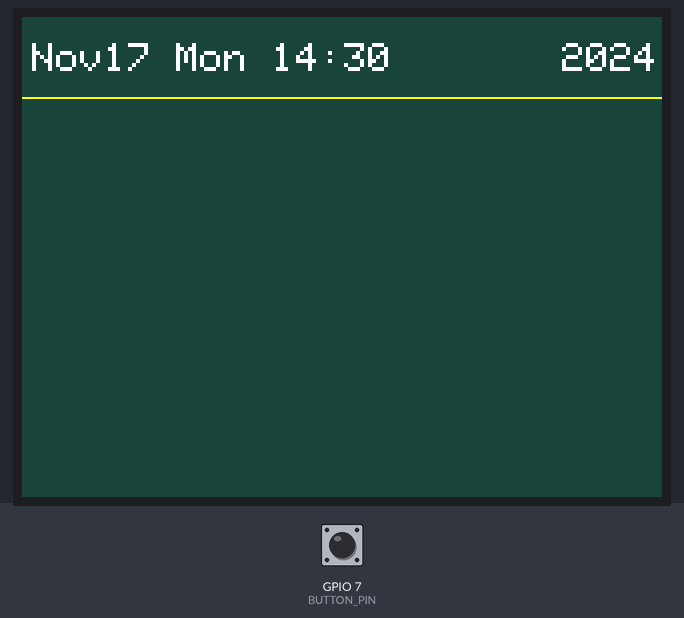
Simulated run of this sketch. Board: ESP32-S3. On the bench: 320×240 colour display. The inputs (shaded band) are chosen by the test bench; at power-on: GPIO 7 (BUTTON_PIN) HIGH. I2S audio is not simulated (input reads silence); storage starts empty; what the sketch prints to the serial monitor is not drawn.

Above: at 1.4 s.
1.5 s: GPIO 7 (BUTTON_PIN) pulled LOW for 0.15 s
Timing chart, 0 to 4.5 s (numbered marks = the images above; inputs shaded):
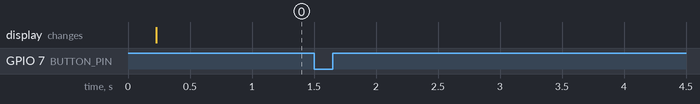

The sketch:

combineTesting.ino
```cpp
#include <SPI.h>
#include "SdFat.h"
#include "I2SRecord.h"
#include "wave.h"

#include "Adafruit_GFX.h"
#include "Adafruit_ILI9341.h"

// TFT Screen
#define TFT_DC 14
#define TFT_CS 10
#define TFT_MOSI 11
#define TFT_CLK 12
#define TFT_RST 9
#define TFT_MISO 13
#define TFT_SD_CS 8

// Define SD card SPI pins
#define SD_CS_PIN   10
#define SD_SCK_PIN  12
#define SD_MOSI_PIN 11
#define SD_MISO_PIN 13

// Define INMP441 I²S pins
#define I2S_SCK_PIN   5  // BCLK
#define I2S_WS_PIN    6  // LRCLK
#define I2S_SD_PIN    4  // DOUT
#define I2S_AMPLIFY   20 // Amplification factor
#define BUFFER_SIZE   1024

// Define button pin
#define BUTTON_PIN    7  // GPIO pin for button
#define DEBOUNCE_MS   50 // Debounce delay in milliseconds

// Recording configuration
#define SAMPLE_RATE   16000             // Sampling rate in Hz
#define RECORD_TIME   5                 // Recording duration in seconds
#define WAVE_HEADER_SIZE 44             // WAV file header size in bytes
#define FILENAME_SIZE 20                // Maximum filename size

SdFs sd;                                // SD card object
FsFile file;                            // Recording file object
I2SRecord i2sRecorder;                  // I²S Recorder object

Adafruit_ILI9341 tft = Adafruit_ILI9341(TFT_CS, TFT_DC, TFT_MOSI, TFT_CLK, TFT_RST, TFT_MISO);


// Derived constants
const int waveDataSize = SAMPLE_RATE * RECORD_TIME * 2; // Data size (bytes)
int32_t communicationData[BUFFER_SIZE];                // I²S buffer
char partWavData[BUFFER_SIZE];                         // Processed WAV data

void setup() {
  Serial.begin(115200);
  pinMode(BUTTON_PIN, INPUT_PULLUP); // Configure button pin with pull-up resistor

  tft.begin();
  showScreenInfo();
  //delay(20000);

  if (!initSDCard() || !initI2S()) {
    while (true); // Halt on initialization failure
  }

  Serial.println("Ready to record. Press the button to start.");
}

void loop() {
  if (buttonPressed()) {
    Serial.println("Button pressed. Starting recording...");
    recordAudio();
    Serial.println("Recording finished. Press the button to start a new one.");
  }
}

unsigned long showScreenInfo() {
  tft.setRotation(1); // vertical
  tft.fillScreen(0X1A27);
  unsigned long start = micros();

  // Date text color and size
  tft.setTextColor(ILI9341_WHITE);
  tft.setTextSize(2);

  tft.setCursor(5, 13); //location
  tft.print("Nov17 Mon 14:30");

  tft.setCursor(270, 13); // location
  tft.print("2024");

  // split line
  tft.drawFastHLine(0, 40, 320, ILI9341_YELLOW);

  return micros() - start;
}

bool initSDCard() {
  if (!sd.begin(SdSpiConfig(TFT_SD_CS, DEDICATED_SPI, 18000000))) {
    Serial.println("SD card initialization failed!");
    return false;
  }
  return true;
}

bool initI2S() {
  if (!i2sRecorder.InitInput(I2S_BITS_PER_SAMPLE_32BIT, I2S_SCK_PIN, I2S_WS_PIN, I2S_SD_PIN, SAMPLE_RATE)) {
    Serial.println("I²S initialization failed!");
    return false;
  }
  return true;
}

bool buttonPressed() {
  if (digitalRead(BUTTON_PIN) == LOW) { // Button pressed
    delay(DEBOUNCE_MS); // Debounce delay
    if (digitalRead(BUTTON_PIN) == LOW) { // Confirm press
      return true;
    }
  }
  return false;
}

void recordAudio() {
  char filename[FILENAME_SIZE];
  snprintf(filename, FILENAME_SIZE, "/record_%lu.wav", millis());

  if (!createFile(filename)) {
    return;
  }

  writeWavHeader();
  captureAudio();
  file.close();

  Serial.print("Recording saved as: ");
  Serial.println(filename);
}

bool createFile(const char* filename) {
  sd.remove(filename); // Ensure no previous file with the same name
  file = sd.open(filename, O_WRITE | O_CREAT);
  if (!file) {
    Serial.println("File creation failed!");
    return false;
  }
  return true;
}

void writeWavHeader() {
  // Create a WAV file header

  // - 1: Number of channels (1 = mono)
  // - SAMPLE_RATE: Sampling rate
  // - 16: Bits per sample (16-bit audio)
  WAV_HEADER header = CreateWaveHeader(1, SAMPLE_RATE, 16);

  // Calculate the riffSize
  // represents the total file size minus the first 8 bytes of "RIFF" and "WAVE"
  // Formula: waveDataSize (size of audio data) + WAVE_HEADER_SIZE (header size) - 8 bytes
  header.riffSize = waveDataSize + WAVE_HEADER_SIZE - 8;

  // Set the dataSize
  // represents the total number of bytes in the audio data section of the WAV file
  header.dataSize = waveDataSize;

  // Write the header to the first 44 bytes of the file using file.write()
  file.write(&header, WAVE_HEADER_SIZE);
}


void captureAudio() {
  for (int j = 0; j < waveDataSize / BUFFER_SIZE; ++j) {
    auto sz = i2sRecorder.Read((char*)communicationData, BUFFER_SIZE * 4);
    char* p = (char*)(communicationData);

    for (int i = 0; i < sz / 4; i++) {
      communicationData[i] *= I2S_AMPLIFY; // Amplify sound
      if (i % 2 == 0) { // Process right channel
        partWavData[i] = p[4 * i + 2];
        partWavData[i + 1] = p[4 * i + 3];
      }
    }
    file.write((const byte*)partWavData, BUFFER_SIZE);
  }
}
```

I2SRecord.cpp
```cpp
#include "I2SRecord.h"

bool I2SRecord::InitInput(i2s_bits_per_sample_t BPS,
                      int bckPin,
                      int wsPin,
                      int dataInPin,
                      int sampleRate)
{
  i2s_config_t i2s_config = {
    .mode = (i2s_mode_t)(I2S_MODE_MASTER | I2S_MODE_RX),
    .sample_rate = sampleRate,
    .bits_per_sample = BPS,
    .channel_format = I2S_CHANNEL_FMT_RIGHT_LEFT,
    .communication_format = (i2s_comm_format_t)(I2S_COMM_FORMAT_I2S | I2S_COMM_FORMAT_I2S_MSB),
    .intr_alloc_flags = 0,
    .dma_buf_count = 16,
    .dma_buf_len = 60,
    .use_apll = false
  };

  i2s_pin_config_t pin_config;
  memset(&pin_config,0,sizeof(i2s_pin_config_t));
  pin_config.bck_io_num = bckPin;
  pin_config.ws_io_num = wsPin;
  pin_config.data_out_num = I2S_PIN_NO_CHANGE;
  pin_config.data_in_num = dataInPin;

  if(ESP_OK!=i2s_driver_install(I2S_NUM_0, &i2s_config, 0, NULL))
  {
    Serial.println("install i2s driver failed");
    return false;
  }
  if(ESP_OK!=i2s_set_pin(I2S_NUM_0, &pin_config))
  {
    Serial.println("i2s set pin failed");
    return false;
  }
  return true;
}

size_t I2SRecord::Read(char* data, int numData)
{
  size_t recvSize;
  i2s_read(I2S_NUM_0, (void*)data, numData, &recvSize, portMAX_DELAY);
  return recvSize;
}

size_t I2SRecord::Write(char* data, int numData)
{
  size_t sendSize;
  i2s_write(I2S_NUM_0, (void*)data, numData, &sendSize, portMAX_DELAY);
  return sendSize;
}

void I2SRecord::End()
{
  i2s_driver_uninstall(I2S_NUM_0);
}
```

I2SRecord.h
```cpp
#pragma once
#include <Arduino.h>
#include "freertos/FreeRTOS.h"
#include "freertos/task.h"
#include "driver/i2s.h"

// THIS I2S RECORD FILE UPDATED BASED ON SOURCES COMING FROM A TUTORIAL VIDEO: https://www.bilibili.com/video/BV1xA411Q76y/?vd_source=b0d154d074af70a07354b1bd14eb46ab&spm_id_from=333.788.videopod.sections

class I2SRecord
{
public:
  bool InitInput(i2s_bits_per_sample_t BPS,
                 int bckPin,
                 int wsPin,
                 int dataInPin,
                 int sampleRate);

  size_t Read(char* data, int numData);

  size_t Write(char* data, int numData);

  void End();
};
```

wave.cpp
```cpp
#include "wave.h"

WAV_HEADER CreateWaveHeader(int numChannels,
                            unsigned int sampleRate,
                            unsigned short bitsPerSample)
{
  WAV_HEADER header;
  header.riffSize = 0;
  header.numChannels = numChannels;
  header.sampleRate = sampleRate;
  header.bitsPerSample = bitsPerSample;
  header.bytesPerSecond = sampleRate * numChannels /8 * bitsPerSample;
  header.blockAlign = numChannels * bitsPerSample/8;
  header.dataSize = 0;
  return header;
}
```

wave.h
```cpp
#pragma once

// THIS WAVE FILE UPDATED BASED ON SOURCES COMING FROM A TUTORIAL VIDEO: https://www.bilibili.com/video/BV1xA411Q76y/?vd_source=b0d154d074af70a07354b1bd14eb46ab&spm_id_from=333.788.videopod.sections

typedef struct WAV_HEADER_S
{
	char   			    riffType[4]{'R','I','F','F'};
	unsigned int   	riffSize;
	char   			    waveType[4]{'W','A','V','E'};
	char   			    formatType[4]{'f','m','t',' '};
	unsigned int	  formatSize{16};
	unsigned short	compressionCode{1};
	unsigned short 	numChannels;
	unsigned int   	sampleRate;
	unsigned int   	bytesPerSecond;
	unsigned short 	blockAlign;
	unsigned short 	bitsPerSample;
	char   			    dataType[4]{'d','a','t','a'};
	unsigned int   	dataSize;
}WAV_HEADER;

WAV_HEADER CreateWaveHeader(int numChannels = 1,
                            unsigned int sampleRate = 44100,
                            unsigned short bitsPerSample = 16);     
```

Measured:
- after the input at 1.5 s, every drawn part: stays the same
